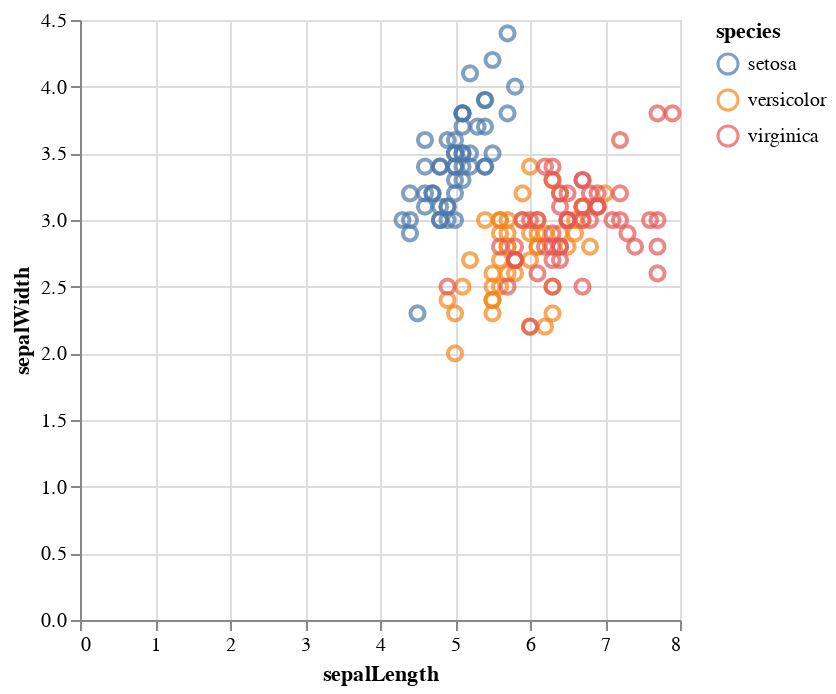

The notebook cell saved with this chart:
### Markdown cell above
To use this parameter in a Vega-Altair plot we use `add_params` function to inform Vega-Altair about the existence of the parameter. Now we can use the parameter anywhere in our specification.

### Code cell
alt.Chart(iris_df).mark_point(size=mark_size_param).encode(
    x="sepalLength:Q",
    y="sepalWidth:Q",
    color="species:N"
).add_params(
    mark_size_param
)

### Figure 1 — Vega-Lite specification as saved in the notebook (floating-point values rounded to 4 significant figures; data arrays with more than 128 entries replaced by an {"elided": "..."} marker saying what was removed)
{"config": {"view": {"continuousWidth": 300, "continuousHeight": 300}}, "data": {"name": "data-fca4a91edf579a616212ebff2e4ce4dd"}, "mark": {"type": "point", "size": {"expr": "param_1"}}, "encoding": {"color": {"field": "species", "type": "nominal"}, "x": {"field": "sepalLength", "type": "quantitative"}, "y": {"field": "sepalWidth", "type": "quantitative"}}, "params": [{"name": "param_1", "value": 50}], "$schema": "https://vega.github.io/schema/vega-lite/v5.20.1.json", "datasets": {"data-fca4a91edf579a616212ebff2e4ce4dd": {"elided": "150 records"}}}
